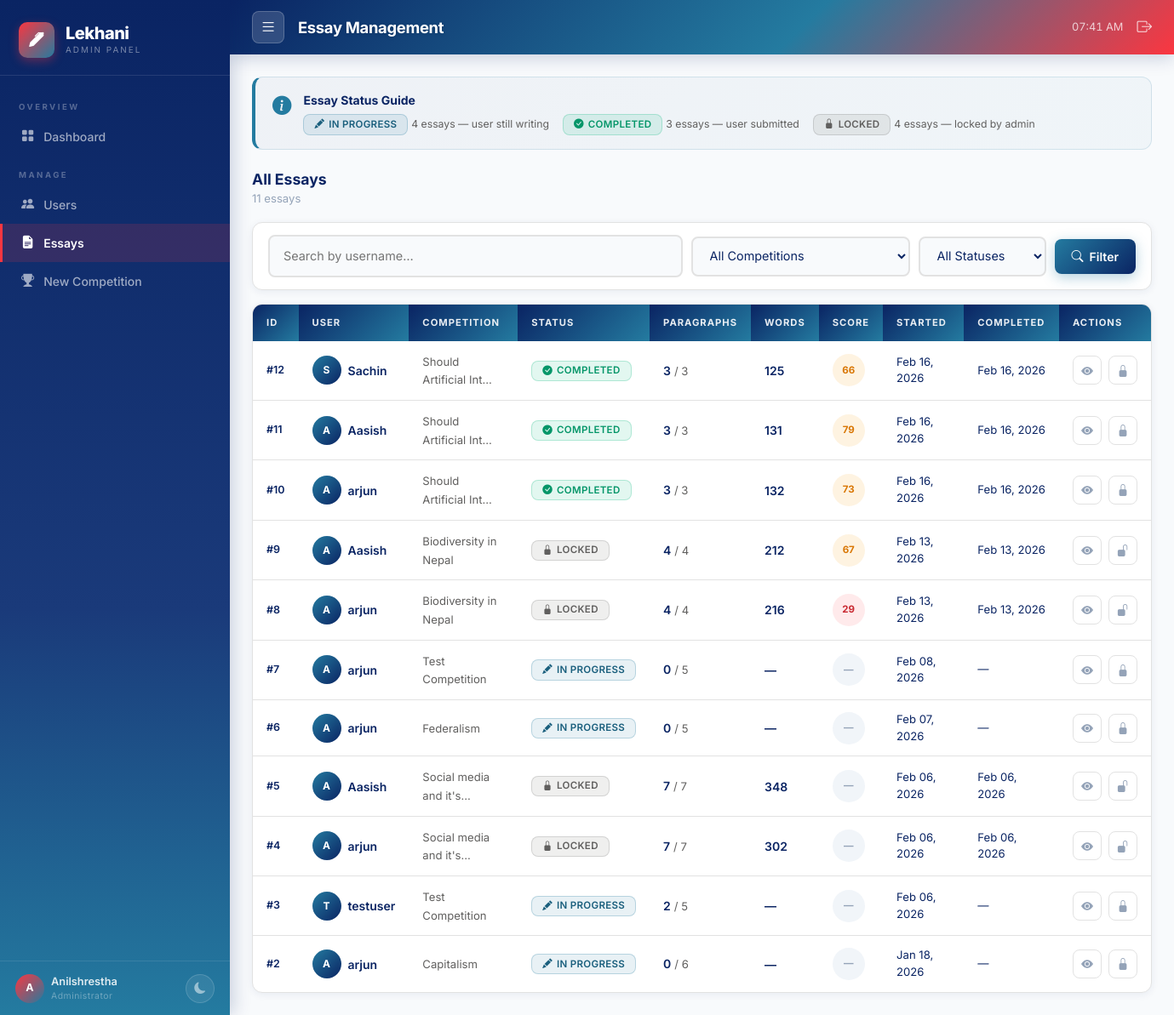
The page /custom-admin/essays/ (signed in) on the database its author committed.
### competition/models.py (models this page shows, shortened)
class Essay(models.Model):
    STATUS_CHOICES = [
        ('in_progress', 'In Progress'),
        ('completed', 'Completed'),
        ('locked', 'Locked'),
    ]
    user = models.ForeignKey(User, on_delete=models.CASCADE, related_name='essays')
    competition = models.ForeignKey(Competition, on_delete=models.CASCADE, related_name='essays')
    status = models.CharField(max_length=15, choices=STATUS_CHOICES, default='in_progress')
    started_at = models.DateTimeField(auto_now_add=True)
    completed_at = models.DateTimeField(null=True, blank=True)
    word_count = models.PositiveIntegerField(default=0)
    grammar_errors = models.PositiveIntegerField(default=0)
    spelling_errors = models.PositiveIntegerField(default=0)
    grammar_score = models.PositiveIntegerField(default=100)
    final_score = models.FloatField(default=0)   # ⭐ NEW FIELD
    class Meta:
        ordering = ['-started_at']
        unique_together = ['user', 'competition']
        verbose_name = 'Essay'
        verbose_name_plural = 'Essays'

class Competition(models.Model):
    title = models.CharField(max_length=200)
    description = models.TextField()
    start_date = models.DateTimeField()
    end_date = models.DateTimeField()
    max_paragraphs = models.PositiveIntegerField()
    created_at = models.DateTimeField(auto_now_add=True)
    updated_at = models.DateTimeField(auto_now=True)
    class Meta:
        ordering = ['-start_date']
        verbose_name = 'Competition'
        verbose_name_plural = 'Competitions'

### custom_admin/views.py (the view)
# urls.py: path('essays/',                views.essays,             name='essays'),
@login_required
@admin_required
def essays(request):
    qs = (
        Essay.objects
        .select_related('user', 'competition')
        .prefetch_related('paragraphs')   # related_name='paragraphs'
        .order_by('-started_at')          # Essay.started_at field
    )
    q           = request.GET.get('q', '').strip()
    status      = request.GET.get('status', '').strip()
    comp_filter = request.GET.get('competition', '').strip()
    if q:
        qs = qs.filter(user__username__icontains=q)
    if status in ('in_progress', 'completed', 'locked'):
        qs = qs.filter(status=status)
    if comp_filter.isdigit():
        qs = qs.filter(competition__pk=int(comp_filter))
    paginator   = Paginator(qs, 20)
    essays_page = paginator.get_page(request.GET.get('page', 1))
    competitions = Competition.objects.order_by('title')
    summary = {
        'in_progress': Essay.objects.filter(status='in_progress').count(),
        'completed':   Essay.objects.filter(status='completed').count(),
        'locked':      Essay.objects.filter(status='locked').count(),
    }
    return render(request, 'custom_admin/essays.html', {
        'essays':        essays_page,
        'competitions':  competitions,
        'search_query':  q,
        'status_filter': status,
        'comp_filter':   comp_filter,
        'total_count':   paginator.count,
        'summary':       summary,
    })

### custom_admin/templates/custom_admin/essays.html (shortened to what this page needs)
{% extends "custom_admin/base.html" %}
{% block page_title %}Essay Management{% endblock %}
{% block active_essays %}active{% endblock %}
{% block content %}
<div class="info-box mb-4">
  <div class="info-box-icon"><i class="bi bi-info-circle-fill"></i></div>
  <div>
    <strong style="color:var(--ink);display:block;margin-bottom:6px;">Essay Status Guide</strong>
    <div class="d-flex flex-wrap gap-3">
      <span><span class="badge badge-progress"><i class="bi bi-pencil-fill"></i> In Progress</span> <small>{{ summary.in_progress }} essays — user still writing</small></span>
      <span><span class="badge badge-completed"><i class="bi bi-check-circle-fill"></i> Completed</span> <small>{{ summary.completed }} essays — user submitted</small></span>
      <span><span class="badge badge-locked"><i class="bi bi-lock-fill"></i> Locked</span> <small>{{ summary.locked }} essays — locked by admin</small></span>
    </div>
  </div>
</div>
<div class="page-header">
  <div>
    <h2 class="section-title">All Essays</h2>
    <p class="page-subtitle">
      {{ total_count }} essay{{ total_count|pluralize }}
    </p>
  </div>
</div>
<form method="get" id="filterForm">
  <div class="filter-bar">
    <div class="flex-grow-1" style="min-width:180px;">
      <input type="text" name="q" class="ca-input" placeholder="Search by username…" value="{{ search_query }}"/>
    </div>
    <div style="min-width:180px;">
      <select name="competition" class="ca-select" onchange="document.getElementById('filterForm').submit()">
        <option value="">All Competitions</option>
      </select>
    </div>
    <div style="min-width:150px;">
      <select name="status" class="ca-select" onchange="document.getElementById('filterForm').submit()">
        <option value="">All Statuses</option>
      </select>
    </div>
    <button type="submit" class="btn-navy"><i class="bi bi-search"></i> Filter</button>
  </div>
</form>
<div class="ca-table-wrap">
  <table class="ca-table">
    <thead>
      <tr>
        <th>ID</th>
        <th>User</th>
        <th>Competition</th>
        <th>Status</th>
        <th>Paragraphs</th>
        <th>Words</th>
        <th>Score</th>
        <th>Started</th>
        <th>Completed</th>
        <th>Actions</th>
      </tr>
    </thead>
    <tbody>
      {% for essay in essays %}
      <tr id="essay-row-{{ essay.pk }}">
        <td class="row-num">#{{ essay.pk }}</td>
        <td>
          <div class="d-flex align-items-center gap-2">
            <div class="avatar">{{ essay.user.username|first|upper }}</div>
            <span class="fw-600" style="font-size:.875rem;">{{ essay.user.username }}</span>
          </div>
        </td>
        <td style="max-width:150px;">
          <span class="text-muted-sm" title="{{ essay.competition.title }}">{{ essay.competition.title|truncatechars:22 }}</span>
        </td>
        <td>
          <span class="badge {% if essay.status == 'in_progress' %}badge-progress{% elif essay.status == 'completed' %}badge-completed{% else %}badge-locked{% endif %}"
                id="status-badge-{{ essay.pk }}">
            {% if essay.status == 'in_progress' %}<i class="bi bi-pencil-fill"></i> In Progress
            {% elif essay.status == 'completed' %}<i class="bi bi-check-circle-fill"></i> Completed
            {% else %}<i class="bi bi-lock-fill"></i> Locked{% endif %}
          </span>
        </td>
        <td>
          <span class="fw-600" style="font-size:.875rem;">{{ essay.paragraphs.count }}</span>
          <span class="text-muted-sm"> / {{ essay.competition.max_paragraphs }}</span>
        </td>
        <td class="fw-600" style="font-size:.875rem;">{{ essay.word_count|default:"—" }}</td>
        <td>
          {% if essay.final_score %}
          {% with s=essay.final_score %}
          <div class="score-circle {% if s >= 80 %}score-high{% elif s >= 60 %}score-mid{% else %}score-low{% endif %}">
            {{ s|floatformat:0 }}
          </div>
          {% endwith %}
          {% else %}
          <div class="score-circle score-none">—</div>
          {% endif %}
        </td>
        <td class="text-muted-sm">{{ essay.started_at|date:"M d, Y" }}</td>
        <td class="text-muted-sm">
          {% if essay.completed_at %}{{ essay.completed_at|date:"M d, Y" }}
          {% else %}<span style="font-style:italic;">—</span>{% endif %}
        </td>
        <td>
          <div class="d-flex gap-2">
            <button class="btn-icon view-essay-btn"
                    data-essay-id="{{ essay.pk }}"
                    data-url="{% url 'custom_admin:essay_detail' essay.pk %}"
                    title="View Essay">
              <i class="bi bi-eye-fill"></i>
            </button>
            {% if essay.status == 'locked' %}
            <button class="btn-icon btn-unlock lock-btn"
                    id="lock-btn-{{ essay.pk }}"
                    data-essay-id="{{ essay.pk }}"
                    data-action="unlock"
                    data-url="{% url 'custom_admin:essay_action' %}"
                    title="Unlock Essay">
              <i class="bi bi-unlock-fill"></i>
            </button>
            {% else %}
            <button class="btn-icon btn-lock lock-btn"
                    id="lock-btn-{{ essay.pk }}"
                    data-essay-id="{{ essay.pk }}"
                    data-action="lock"
                    data-url="{% url 'custom_admin:essay_action' %}"
                    title="Lock Essay">
              <i class="bi bi-lock-fill"></i>
            </button>
            {% endif %}
          </div>
        </td>
      </tr>
      {% endfor %}
    </tbody>
  </table>
</div>
{% endblock %}

### custom_admin/templates/custom_admin/base.html (shortened to what this page needs)
<!DOCTYPE html>
<html lang="en" data-theme="light">
<head>
  <link href="https://cdn.jsdelivr.net/npm/bootstrap@5.3.2/dist/css/bootstrap.min.css" rel="stylesheet"/>
  <link href="https://cdn.jsdelivr.net/npm/bootstrap-icons@1.11.3/font/bootstrap-icons.min.css" rel="stylesheet"/>
  {% load static %}
  <link rel="stylesheet" href="{% static 'custom_admin/css/admin.css' %}"/>
</head>
<body>
<aside id="sidebar">
  <div class="sidebar-brand">
    <span class="brand-icon"><i class="bi bi-pen-fill"></i></span>
    <div>
      <div class="brand-name">Lekhani</div>
      <div class="brand-sub">Admin Panel</div>
    </div>
  </div>
  <nav class="sidebar-nav">
    <div class="nav-section-label">Overview</div>
    <a href="{% url 'custom_admin:dashboard' %}" class="nav-item {% block active_dashboard %}{% endblock %}">
      <i class="bi bi-grid-fill"></i><span>Dashboard</span>
    </a>
    <div class="nav-section-label">Manage</div>
    <a href="{% url 'custom_admin:users' %}" class="nav-item {% block active_users %}{% endblock %}">
      <i class="bi bi-people-fill"></i><span>Users</span>
    </a>
    <a href="{% url 'custom_admin:essays' %}" class="nav-item {% block active_essays %}{% endblock %}">
      <i class="bi bi-file-earmark-text-fill"></i><span>Essays</span>
    </a>
    <a href="{% url 'custom_admin:create_competition' %}" class="nav-item {% block active_competitions %}{% endblock %}">
      <i class="bi bi-trophy-fill"></i><span>New Competition</span>
    </a>
  </nav>
  <div class="sidebar-footer">
    <div class="d-flex align-items-center gap-2 min-w-0">
      <div class="user-avatar">{{ request.user.username|first|upper }}</div>
      <div class="min-w-0">
        <div class="user-name">{{ request.user.username }}</div>
        <div class="user-role">Administrator</div>
      </div>
    </div>
    <button class="theme-btn" id="themeToggle" title="Toggle dark mode">
      <i class="bi bi-moon-fill" id="themeIcon"></i>
    </button>
  </div>
</aside>
<div id="main-wrap">
  <header id="topbar">
    <div class="d-flex align-items-center gap-3">
      <button id="sidebarToggle" class="sidebar-toggle-btn">
        <i class="bi bi-list"></i>
      </button>
      <h1 class="topbar-title">{% block page_title %}Dashboard{% endblock %}</h1>
    </div>
    <div class="d-flex align-items-center gap-3">
      <span class="topbar-time" id="liveClock"></span>
      <a href="{% url 'logout' %}" class="topbar-logout" title="Logout">
        <i class="bi bi-box-arrow-right"></i>
      </a>
    </div>
  </header>
  <main id="content">
    {% block content %}{% endblock %}
  </main>
</div>
{% load static %}
</body>
</html>

### rows shown on the page
Essay: pk "12", user.username|first "S", user.username "Sachin", competition "Should Artificial Int…", status "completed" (drawn), paragraphs.count "3", competition.max_paragraphs "3", word_count "125", final_score "66", started_at "Feb 16, 2026", completed_at "Feb 16, 2026"
Essay: pk "11", user.username|first "A", user.username "Aasish", competition "Should Artificial Int…", status "completed" (drawn), paragraphs.count "3", competition.max_paragraphs "3", word_count "131", final_score "79", started_at "Feb 16, 2026", completed_at "Feb 16, 2026"
Essay: pk "10", user.username|first "A", user.username "arjun", competition "Should Artificial Int…", status "completed" (drawn), paragraphs.count "3", competition.max_paragraphs "3", word_count "132", final_score "73", started_at "Feb 16, 2026", completed_at "Feb 16, 2026"
Essay: pk "9", user.username|first "A", user.username "Aasish", competition "Biodiversity in Nepal", status "locked" (drawn), paragraphs.count "4", competition.max_paragraphs "4", word_count "212", final_score "67", started_at "Feb 13, 2026", completed_at "Feb 13, 2026"
Essay: pk "8", user.username|first "A", user.username "arjun", competition "Biodiversity in Nepal", status "locked" (drawn), paragraphs.count "4", competition.max_paragraphs "4", word_count "216", final_score "29", started_at "Feb 13, 2026", completed_at "Feb 13, 2026"
Essay: pk "7", user.username|first "A", user.username "arjun", competition "Test Competition", status "in_progress" (drawn), paragraphs.count "0", competition.max_paragraphs "5", word_count "—", started_at "Feb 08, 2026"
Essay: pk "6", user.username|first "A", user.username "arjun", competition "Federalism", status "in_progress" (drawn), paragraphs.count "0", competition.max_paragraphs "5", word_count "—", started_at "Feb 07, 2026"
Essay: pk "5", user.username|first "A", user.username "Aasish", competition "Social media and it's…", status "locked" (drawn), paragraphs.count "7", competition.max_paragraphs "7", word_count "348", started_at "Feb 06, 2026", completed_at "Feb 06, 2026"
Essay: pk "4", user.username|first "A", user.username "arjun", competition "Social media and it's…", status "locked" (drawn), paragraphs.count "7", competition.max_paragraphs "7", word_count "302", started_at "Feb 06, 2026", completed_at "Feb 06, 2026"
Essay: pk "3", user.username|first "T", user.username "testuser", competition "Test Competition", status "in_progress" (drawn), paragraphs.count "2", competition.max_paragraphs "5", word_count "—", started_at "Feb 06, 2026"
Essay: pk "2", user.username|first "A", user.username "arjun", competition "Capitalism", status "in_progress" (drawn), paragraphs.count "0", competition.max_paragraphs "6", word_count "—", started_at "Jan 18, 2026"

### other values the page prints
{{ request.user.username|first|upper }} "A"
{{ request.user.username }} "Anilshrestha"
{{ summary.in_progress }} "4"
{{ summary.completed }} "3"
{{ summary.locked }} "4"
{{ total_count }} "11"
